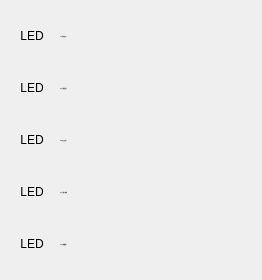
       <widget class="QWidget" name="page_12">
        <widget class="QWidget" name="gridLayoutWidget_27">
         <property name="geometry">
          <rect>
           <x>10</x>
           <y>10</y>
           <width>243</width>
           <height>261</height>
          </rect>
         </property>
         <layout class="QGridLayout" name="gridLayout_27" rowstretch="0,0,0,0,0" columnstretch="0,0">
          <item row="3" column="1">
           <widget class="QLabel" name="label_417">
            <property name="minimumSize">
             <size>
              <width>190</width>
              <height>40</height>
             </size>
            </property>
            <property name="maximumSize">
             <size>
              <width>190</width>
              <height>40</height>
             </size>
            </property>
            <property name="font">
             <font>
              <family>SimSun</family>
              <pointsize>-1</pointsize>
             </font>
            </property>
            <property name="frameShadow">
             <enum>QFrame::Plain</enum>
            </property>
            <property name="text">
             <string>YM4 卡盘1夹紧</string>
            </property>
            <property name="alignment">
             <set>Qt::AlignLeading|Qt::AlignLeft|Qt::AlignVCenter</set>
            </property>
           </widget>
          </item>
          <item row="2" column="1">
           <widget class="QLabel" name="label_419">
            <property name="minimumSize">
             <size>
              <width>190</width>
              <height>40</height>
             </size>
            </property>
            <property name="maximumSize">
             <size>
              <width>190</width>
              <height>40</height>
             </size>
            </property>
            <property name="font">
             <font>
              <family>SimSun</family>
              <pointsize>-1</pointsize>
             </font>
            </property>
            <property name="frameShadow">
             <enum>QFrame::Plain</enum>
            </property>
            <property name="text">
             <string>YM3 加工安全1</string>
            </property>
            <property name="alignment">
             <set>Qt::AlignLeading|Qt::AlignLeft|Qt::AlignVCenter</set>
            </property>
           </widget>
          </item>
          <item row="4" column="1">
           <widget class="QLabel" name="label_420">
            <property name="minimumSize">
             <size>
              <width>190</width>
              <height>40</height>
             </size>
            </property>
            <property name="maximumSize">
             <size>
              <width>190</width>
              <height>40</height>
             </size>
            </property>
            <property name="font">
             <font>
              <family>SimSun</family>
              <pointsize>-1</pointsize>
             </font>
            </property>
            <property name="frameShadow">
             <enum>QFrame::Plain</enum>
            </property>
            <property name="text">
             <string>YM5 主轴旋转1</string>
            </property>
            <property name="alignment">
             <set>Qt::AlignLeading|Qt::AlignLeft|Qt::AlignVCenter</set>
            </property>
           </widget>
          </item>
          <item row="0" column="1">
           <widget class="QLabel" name="label_424">
            <property name="minimumSize">
             <size>
              <width>190</width>
              <height>40</height>
             </size>
            </property>
            <property name="maximumSize">
             <size>
              <width>190</width>
              <height>40</height>
             </size>
            </property>
            <property name="font">
             <font>
              <family>SimSun</family>
              <pointsize>-1</pointsize>
             </font>
            </property>
            <property name="autoFillBackground">
             <bool>false</bool>
            </property>
            <property name="frameShadow">
             <enum>QFrame::Plain</enum>
            </property>
            <property name="text">
             <string>YM1 启动加工1</string>
            </property>
            <property name="scaledContents">
             <bool>true</bool>
            </property>
            <property name="alignment">
             <set>Qt::AlignLeading|Qt::AlignLeft|Qt::AlignVCenter</set>
            </property>
           </widget>
          </item>
          <item row="1" column="1">
           <widget class="QLabel" name="label_425">
            <property name="minimumSize">
             <size>
              <width>190</width>
              <height>40</height>
             </size>
            </property>
            <property name="maximumSize">
             <size>
              <width>190</width>
              <height>40</height>
             </size>
            </property>
            <property name="font">
             <font>
              <family>SimSun</family>
              <pointsize>-1</pointsize>
             </font>
            </property>
            <property name="frameShadow">
             <enum>QFrame::Plain</enum>
            </property>
            <property name="text">
             <string>YM2 主轴定位1</string>
            </property>
            <property name="scaledContents">
             <bool>true</bool>
            </property>
            <property name="alignment">
             <set>Qt::AlignLeading|Qt::AlignLeft|Qt::AlignVCenter</set>
            </property>
           </widget>
          </item>
          <item row="0" column="0">
           <widget class="QLabel" name="label_514">
            <property name="minimumSize">
             <size>
              <width>40</width>
              <height>40</height>
             </size>
            </property>
            <property name="maximumSize">
             <size>
              <width>40</width>
              <height>40</height>
             </size>
            </property>
            <property name="text">
             <string>LED</string>
            </property>
            <property name="textFormat">
             <enum>Qt::PlainText</enum>
            </property>
            <property name="alignment">
             <set>Qt::AlignCenter</set>
            </property>
           </widget>
          </item>
          <item row="4" column="0">
           <widget class="QLabel" name="label_518">
            <property name="minimumSize">
             <size>
              <width>40</width>
              <height>40</height>
             </size>
            </property>
            <property name="maximumSize">
             <size>
              <width>40</width>
              <height>40</height>
             </size>
            </property>
            <property name="text">
             <string>LED</string>
            </property>
            <property name="textFormat">
             <enum>Qt::PlainText</enum>
            </property>
            <property name="alignment">
             <set>Qt::AlignCenter</set>
            </property>
           </widget>
          </item>
          <item row="3" column="0">
           <widget class="QLabel" name="label_517">
            <property name="minimumSize">
             <size>
              <width>40</width>
              <height>40</height>
             </size>
            </property>
            <property name="maximumSize">
             <size>
              <width>40</width>
              <height>40</height>
             </size>
            </property>
            <property name="text">
             <string>LED</string>
            </property>
            <property name="textFormat">
             <enum>Qt::PlainText</enum>
            </property>
            <property name="alignment">
             <set>Qt::AlignCenter</set>
            </property>
           </widget>
          </item>
          <item row="2" column="0">
           <widget class="QLabel" name="label_516">
            <property name="minimumSize">
             <size>
              <width>40</width>
              <height>40</height>
             </size>
            </property>
            <property name="maximumSize">
             <size>
              <width>40</width>
              <height>40</height>
             </size>
            </property>
            <property name="text">
             <string>LED</string>
            </property>
            <property name="textFormat">
             <enum>Qt::PlainText</enum>
            </property>
            <property name="alignment">
             <set>Qt::AlignCenter</set>
            </property>
           </widget>
          </item>
          <item row="1" column="0">
           <widget class="QLabel" name="label_515">
            <property name="minimumSize">
             <size>
              <width>40</width>
              <height>40</height>
             </size>
            </property>
            <property name="maximumSize">
             <size>
              <width>40</width>
              <height>40</height>
             </size>
            </property>
            <property name="text">
             <string>LED</string>
            </property>
            <property name="textFormat">
             <enum>Qt::PlainText</enum>
            </property>
            <property name="alignment">
             <set>Qt::AlignCenter</set>
            </property>
           </widget>
          </item>
         </layout>
        </widget>
       </widget>
